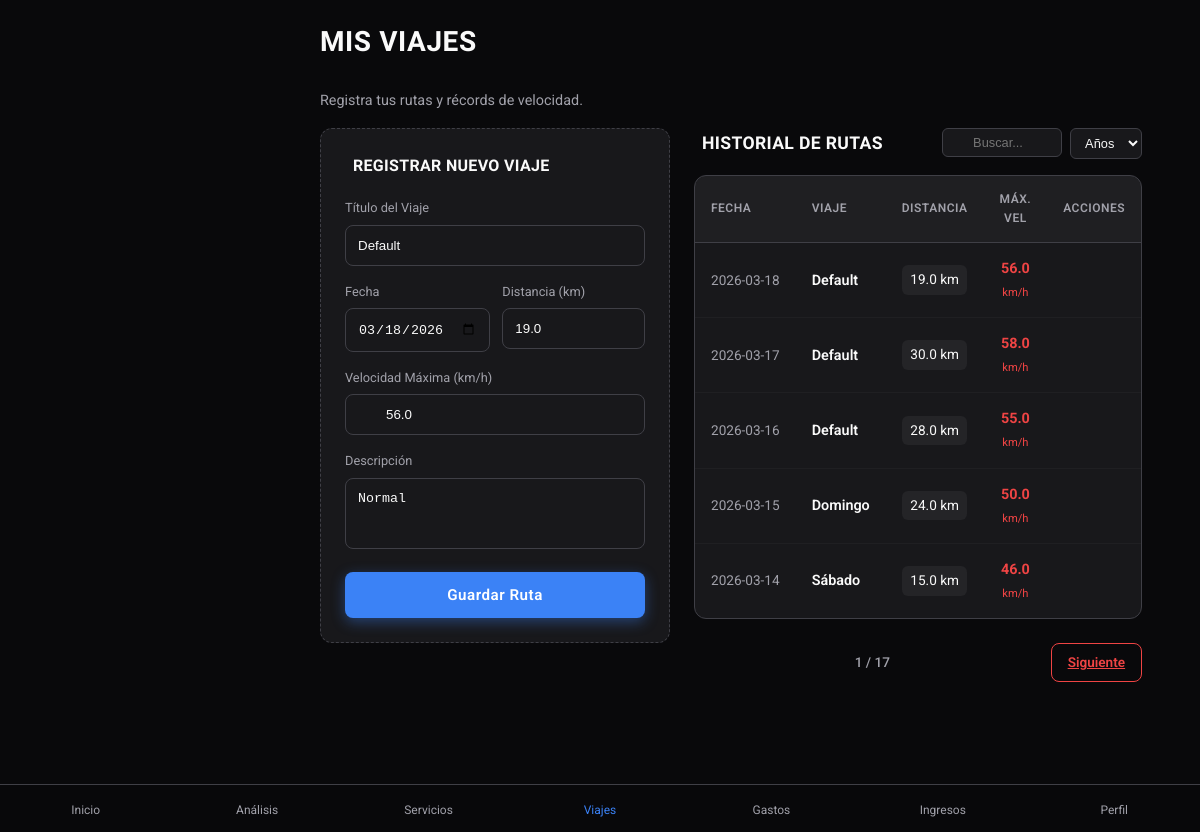
Page /trips on the committed database.
### tables this page shows
CREATE TABLE trips (
                id TEXT PRIMARY KEY,
                motorcycle_id TEXT NOT NULL,
                distance_km REAL NOT NULL,
                max_speed_kmh REAL DEFAULT 0.0,
                date TEXT NOT NULL,
                title TEXT,
                description TEXT,
                FOREIGN KEY (motorcycle_id) REFERENCES motorcycles (id)
            );

### app.py (the view, shortened to what this page needs)
    @app.route("/trips", methods=["GET", "POST"])
    def trips_view():
        from motorcycles.services import motorcycle_service
        from trips.services import trip_service
        from flask import request, redirect, url_for
        moto = motorcycle_service.get_all()[0] if motorcycle_service.get_all() else None
        all_trips = trip_service.get_by_motorcycle_id(moto.id) if moto else []
        search_query = request.args.get("search", "").lower()
        selected_year = request.args.get("year", "")
        sort_order = request.args.get("sort", "desc")
        if selected_year:
            all_trips = [
                t for t in all_trips if t.date and t.date.startswith(selected_year)
            ]
        reverse_sort = True if sort_order == "desc" else False
        all_trips.sort(key=lambda x: x.date if x.date else "", reverse=reverse_sort)
        trips_years = sorted(set(t.date[:4] for t in all_trips if t.date), reverse=True)
        page = int(request.args.get("page", 1))
        per_page = 5
        total_trips = len(all_trips)
        total_pages = (total_trips + per_page - 1) // per_page
        start_idx = (page - 1) * per_page
        end_idx = start_idx + per_page
        trips_page = all_trips[start_idx:end_idx]
        last_trip = trip_service.get_last_by_motorcycle_id(moto.id) if moto else None
        return render_template(
            "trips.html",
            trips=trips_page,
            moto=moto,
            page=page,
            total_pages=total_pages,
            has_next=(page < total_pages),
            has_prev=(page > 1),
            search_query=search_query,
            selected_year=selected_year,
            trips_years=trips_years,
            sort_order=sort_order,
            last_trip=last_trip,
        )

### templates/trips.html (shortened to what this page needs)
{% extends "base.html" %} {% block title %}Viajes | MotoLog{% endblock %} {%
block content %}
<header class="fade-in" style="animation-delay: 0.1s">
  <h1 class="page-title">Mis Viajes</h1>
  <p class="text-muted mb-4">Registra tus rutas y récords de velocidad.</p>
</header>
<div class="trips-container">
  <div class="sticky-form">
    <div
      class="card fade-in mb-4"
      style="
        padding: 24px;
        animation-delay: 0.3s;
        border: 1px dashed var(--border-color);
      "
    >
      <h4
        style="margin: 0 0 20px 0; display: flex; align-items: center; gap: 8px"
      >
        Registrar Nuevo Viaje
      </h4>
      <form
        action="{{ url_for('trips_view') }}"
        method="POST"
        style="display: flex; flex-direction: column; gap: 16px"
      >
        <div class="form-group">
          <label
            style="
              font-size: 0.8rem;
              color: var(--text-secondary);
              margin-bottom: 6px;
              display: block;
            "
            >Título del Viaje</label
          >
          {% set pre_title = last_trip.title if last_trip else '' %}
          <input
            type="text"
            name="title"
            value="{{ pre_title }}"
            placeholder="Ej. Ruta por el Eje Cafetero"
            required
            class="form-control"
            style="
              width: 100%;
              padding: 12px;
              border-radius: 8px;
              border: 1px solid var(--border-color);
              background: var(--bg-primary);
              color: var(--text-primary);
            "
          />
        </div>
        <div style="display: flex; gap: 12px">
          <div style="flex: 1">
            <label
              style="
                font-size: 0.8rem;
                color: var(--text-secondary);
                margin-bottom: 6px;
                display: block;
              "
              >Fecha</label
            >
            {% set pre_date = last_trip.date[:10] if (last_trip and
            last_trip.date) else '' %}
            <input
              type="date"
              name="date"
              value="{{ pre_date }}"
              required
              class="form-control"
              style="
                width: 100%;
                padding: 12px;
                border-radius: 8px;
                border: 1px solid var(--border-color);
                background: var(--bg-primary);
                color: var(--text-primary);
              "
            />
          </div>
          <div style="flex: 1">
            <label
              style="
                font-size: 0.8rem;
                color: var(--text-secondary);
                margin-bottom: 6px;
                display: block;
              "
              >Distancia (km)</label
            >
            {% set pre_dist = last_trip.distance_km if last_trip else '' %}
            <input
              type="number"
              step="0.1"
              name="distance_km"
              value="{{ pre_dist }}"
              placeholder="0.0"
              required
              class="form-control"
              style="
                width: 100%;
                padding: 12px;
                border-radius: 8px;
                border: 1px solid var(--border-color);
                background: var(--bg-primary);
                color: var(--text-primary);
              "
            />
          </div>
        </div>
        <div class="form-group">
          <label
            style="
              font-size: 0.8rem;
              color: var(--text-secondary);
              margin-bottom: 6px;
              display: block;
            "
            >Velocidad Máxima (km/h)</label
          >
          <div style="position: relative">
            {% set pre_speed = last_trip.max_speed_kmh if last_trip else '' %}
            <input
              type="number"
              step="0.1"
              name="max_speed_kmh"
              value="{{ pre_speed }}"
              placeholder="0.0"
              required
              class="form-control"
              style="
                width: 100%;
                padding: 12px 12px 12px 40px;
                border-radius: 8px;
                border: 1px solid var(--border-color);
                background: var(--bg-primary);
                color: var(--text-primary);
              "
            />
          </div>
        </div>
        <div class="form-group">
          <label
            style="
              font-size: 0.8rem;
              color: var(--text-secondary);
              margin-bottom: 6px;
              display: block;
            "
            >Descripción</label
          >
          {% set pre_desc = last_trip.description if last_trip else '' %}
          <textarea
            name="description"
            placeholder="Detalles sobre el clima... "
            rows="3"
            class="form-control"
            style="
              width: 100%;
              padding: 12px;
              border-radius: 8px;
              border: 1px solid var(--border-color);
              background: var(--bg-primary);
              color: var(--text-primary);
              resize: none;
            "
          >
{{ pre_desc }}</textarea
          >
        </div>
        <button
          type="submit"
          class="btn btn-primary"
          style="padding: 14px; font-weight: 600; letter-spacing: 0.5px"
        >
           Guardar Ruta
        </button>
      </form>
    </div>
  </div>
  <div class="fade-in" style="animation-delay: 0.4s">
    <div class="flex-between mb-4" style="align-items: center">
      <h3
        style="
          font-size: 1.1rem;
          font-weight: 600;
          margin: 0;
          display: flex;
          align-items: center;
          gap: 8px;
        "
      >
         Historial de Rutas
      </h3>
      <form
        method="GET"
        action="{{ url_for('trips_view') }}"
        style="display: flex; gap: 8px"
      >
        <div style="position: relative">
          <input
            type="text"
            name="search"
            placeholder="Buscar..."
            value="{{ search_query }}"
            style="
              padding: 6px 10px 6px 30px;
              border-radius: 6px;
              border: 1px solid var(--border-color);
              background: var(--bg-card);
              color: var(--text-primary);
              font-size: 0.8rem;
              width: 120px;
            "
          />
        </div>
        <select
          name="year"
          onchange="this.form.submit()"
          style="
            padding: 6px 10px;
            border-radius: 6px;
            border: 1px solid var(--border-color);
            background: var(--bg-card);
            color: var(--text-primary);
            font-size: 0.8rem;
          "
        >
          <option value="">Años</option>
        </select>
      </form>
    </div>
    {% if trips %}
    <div class="table-responsive">
      <table>
        <thead>
          <tr>
            <th>Fecha</th>
            <th>Viaje</th>
            <th style="text-align: center">Distancia</th>
            <th style="text-align: center">Máx. Vel</th>
            <th style="text-align: center">Acciones</th>
          </tr>
        </thead>
        <tbody>
          {% for trip in trips %}
          <tr>
            <td style="white-space: nowrap">
              <span class="text-muted" style="font-size: 0.85rem"
                >{{ trip.date[:10] }}</span
              >
            </td>
            <td>
              <div style="font-weight: 600">{{ trip.title }}</div>
            </td>
            <td style="text-align: center">
              <div
                class="badge"
                style="
                  background: rgba(255, 255, 255, 0.05);
                  padding: 4px 8px;
                  border-radius: 6px;
                  font-size: 0.85rem;
                  display: inline-block;
                "
              >
                {{ trip.distance_km }} km
              </div>
            </td>
            <td style="text-align: center">
              <div
                style="
                  color: var(--accent-orange);
                  font-weight: 700;
                  font-size: 0.9rem;
                "
              >
                {{ trip.max_speed_kmh }}
                <span style="font-size: 0.7rem; font-weight: 400">km/h</span>
              </div>
            </td>
            <td style="text-align: center">
              <div style="display: flex; justify-content: center; gap: 4px">
                <button
                  class="btn-edit"
                  title="Editar"
                  onclick='openEditModal({{ trip.id | tojson }}, {{ trip.title | tojson }}, {{ (trip.date or "")[:10] | tojson }}, {{ trip.distance_km | tojson }}, {{ trip.max_speed_kmh | tojson }}, {{ (trip.description or "") | tojson }})'
                >
                </button>
                <form
                  action="{{ url_for('delete_trip', trip_id=trip.id) }}"
                  method="POST"
                  onsubmit="return confirm('¿Eliminar este registro?');"
                >
                  <button type="submit" class="btn-delete">
                  </button>
                </form>
              </div>
            </td>
          </tr>
          {% endfor %}
        </tbody>
      </table>
    </div>
    {% if total_pages > 1 %}
    <div
      style="
        display: flex;
        justify-content: space-between;
        align-items: center;
        margin-top: 24px;
        padding-bottom: 60px;
      "
    >
      <span class="text-muted" style="font-size: 0.85rem; font-weight: 500"
        >{{ page }} / {{ total_pages }}</span
      >
      {% if has_next %}<a
        href="{{ url_for('trips_view', page=page+1, search=search_query, year=selected_year, sort=sort_order) }}"
        class="btn btn-secondary"
        style="padding: 8px 16px; font-size: 0.85rem"
        >Siguiente </a
      >{% else %}
      <div></div>
      {% endif %}
    </div>
    {% endif %} {% endif %}
  </div>
</div>
{% endblock %}

### rows in the picture
trips: title "Default", date "03/18/2026", distance_km "19.0", max_speed_kmh "56.0", description "Normal", date "2026-03-18"
trips: date "2026-03-17", title "Default", distance_km "30.0", max_speed_kmh "58.0"
trips: date "2026-03-16", title "Default", distance_km "28.0", max_speed_kmh "55.0"
trips: date "2026-03-15", title "Domingo", distance_km "24.0", max_speed_kmh "50.0"
trips: date "2026-03-14", title "Sábado", distance_km "15.0", max_speed_kmh "46.0"

### other values in the picture
{{ page }} "1"
{{ total_pages }} "17"
